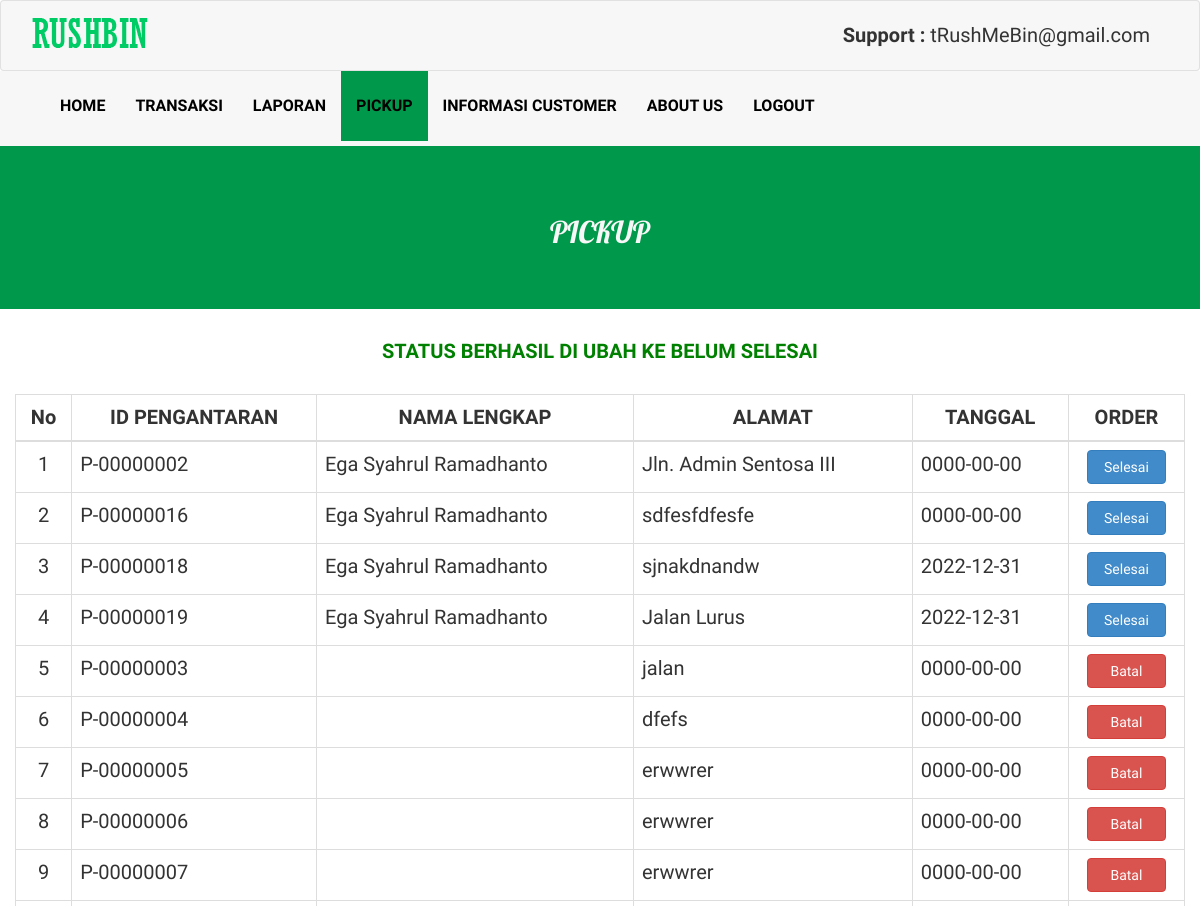
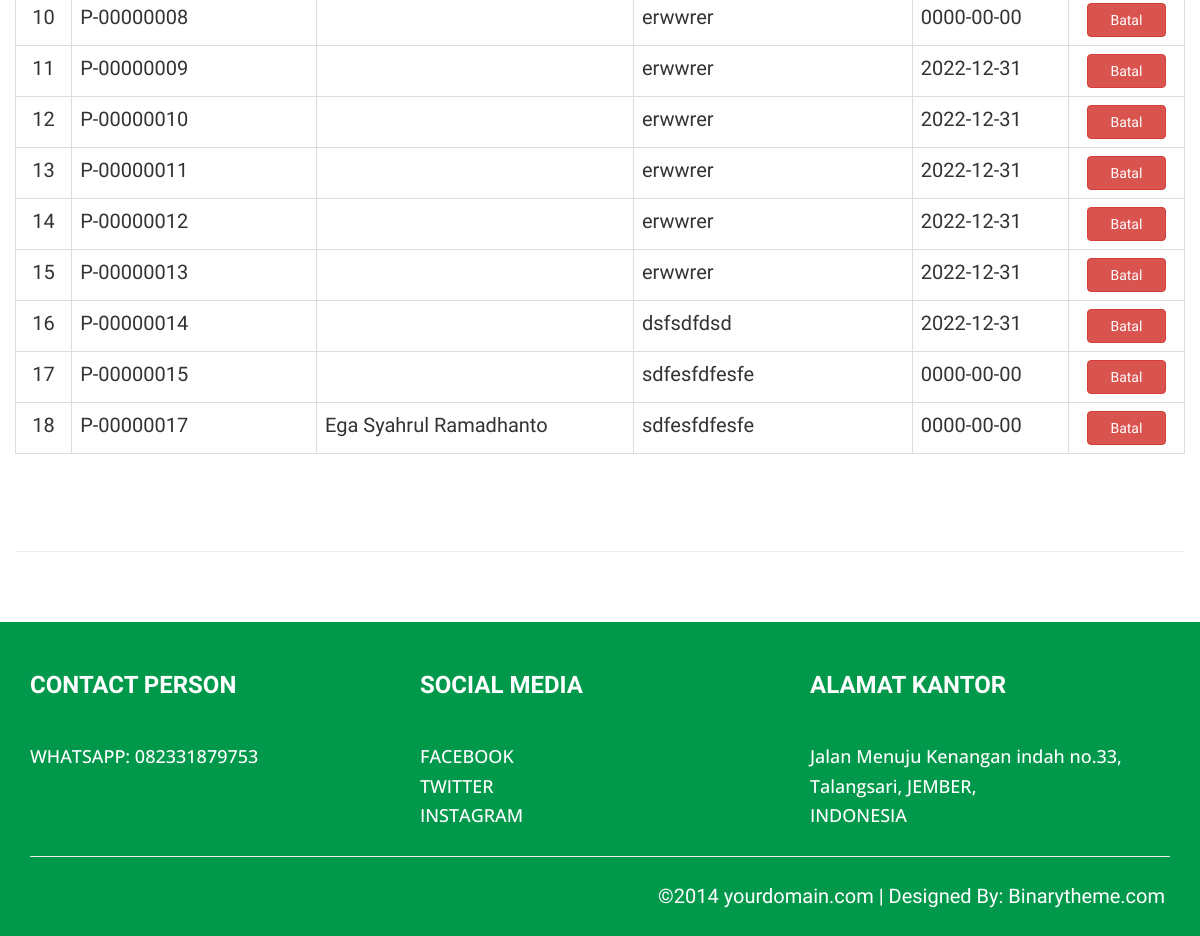
Screenshot of /pickup.php?pesan=status_notcomplete-succesfull (signed in) with the database file from the repository (2 pictures, top to bottom).
### tables this page shows
CREATE TABLE `pickup` (
  `id_pengantaran` varchar(10) NOT NULL,
  `id_pengguna` varchar(7) NOT NULL,
  `nama_lengkap` varchar(50) NOT NULL,
  `alamat` varchar(50) NOT NULL,
  `tanggal` date NOT NULL,
  `status` enum('1','2') NOT NULL,
  `gambar1` varchar(100) NOT NULL,
  `gambar2` varchar(100) NOT NULL,
  `gambar3` varchar(100) NOT NULL,
  `deskripsi` varchar(500) NOT NULL
);

### Web/pickup.php (the view, shortened to what this page needs)
<!DOCTYPE html>
<html xmlns="http://www.w3.org/1999/xhtml">
<head>
    <link href="assets/css/bootstrap.css" rel="stylesheet" />
    <link href="assets/css/font-awesome.css" rel="stylesheet" />
    <link href="assets/css/animate.css" rel="stylesheet" />
    <link href="assets/css/flexslider.css" rel="stylesheet" />
    <link href="assets/css/style_copy.css" rel="stylesheet" />
    <link rel="stylesheet" type="text/css" href="assets/js/datatabel/media/css/jquery.dataTables.css">
</head>
<body>
    <div class="navbar navbar-inverse set-radius-zero">
        <div class="container">
            <div class="navbar-header">
                <a class="navbar-brand" href="home.php">
                    <img src="assets/img/portfolio/logo1.png" />
                </a>
            </div>
            <div class="right-div">
                <strong>Support : </strong> tRushMeBin@gmail.com
            </div>
        </div>
    </div>
    <section class="menu-section">
        <div class="container">
            <div class="row ">
                <div class="col-md-12">
                    <div class="navbar-collapse collapse ">
                        <ul id="menu-top" class="nav navbar-nav navbar-left">
                            <li><a href="home.php">HOME</a></li>
                            <li><a href="transaksi.php">TRANSAKSI</a></li>
                            <li><a href="laporan.php">LAPORAN</a></li>
                            <li><a href="pickup.php" class="menu-top-active">PICKUP</a></li>
                            <li><a href="customer.php">INFORMASI CUSTOMER</a></li>
                            <li><a href="about.php">ABOUT US</a></li>
                            <li><a href="logout.php">LOGOUT</a></li>
                        </ul>
                    </div>
                </div>
            </div>
        </div>
    </section>
    <div class="below-slideshow">
        <div class="container">
            <div class="row">
                <div class="col-lg-12 col-md-12 col-sm-12 col-xs-12">
                    <div class="txt-block">
                        <h1 class="head-line">PICKUP</h1>
                    </div>
                </div>
            </div>
        </div>
    </div>
    <div class="container">
        <div class="row">
            <div>
                <?php
                                if (isset($_GET['pesan'])) {
                                    if ($_GET['pesan'] == "status_complete-succesfull") {
                                ?>
                <div class="warning text-center" style="color: green; font-weight: 900;">
                    <?php echo "STATUS BERHASIL DI UBAH KE SELESAI"; ?>
                </div>
                <?php
                                    } elseif ($_GET['pesan'] == "status_notcomplete-succesfull") {
                                        ?>
                        <div class="warning text-center" style="color: green; font-weight: 900;">
                            <?php echo "STATUS BERHASIL DI UBAH KE BELUM SELESAI"; ?>
                        </div>
                        <?php
                                    }
                                }
                                ?>
                <table border="1" class="table table-bordered" style="width: 100%;">
                    <thead class="thead-dark">
                        <tr>
                            <th class="tbl text-center">No</th>
                            <th class="tbl text-center">ID PENGANTARAN</th>
                            <th class="tbl text-center">NAMA LENGKAP</th>
                            <th class="tbl text-center">ALAMAT</th>
                            <th class="tbl text-center">TANGGAL</th>
                            <th class="tbl text-center">ORDER</th>
                        </tr>
                    </thead>
                    <tbody>
                        <?php
                    include 'koneksi.php';
                    $sql = "SELECT * FROM pickup ORDER BY status ASC;";
                    $hasil = mysqli_query($koneksi,$sql);
                    $nomer = 1;
                    while($data = mysqli_fetch_array($hasil,MYSQLI_ASSOC)){
                    ?>
                        <tr>
                            <td class="no text-center"><?php echo $nomer++; ?></td>
                            <td><?php echo $data['id_pengantaran']; ?></td>
                            <td><?php echo $data['nama_lengkap']; ?></td>
                            <td><?php echo $data['alamat']; ?></td>
                            <td><?php echo $data['tanggal']; ?></td>
                            <?php
                        if ($data['status']==1) {
                        ?>
                            <td class="tbl text-center">
                                <a href="cek_pickup_selesai.php?id_pengantaran=<?php echo $data['id_pengantaran']; ?>">
                                    <input type="button" class="btn btn-primary" value="Selesai" style="width: 80%;"></a>
                            </td>
                            <?php
                        } elseif ($data['status']==2) {
                            ?>
                            <td class="tbl text-center">
                                <a href="cek_pickup_batal.php?id_pengantaran=<?php echo $data['id_pengantaran']; ?>">
                                    <input type="button" class="btn btn-danger" value="Batal" style="width: 80%;"></a>
                            </td>
                            <?php
                        }
                        ?>
                        </tr>
                        <?php
                    }
                    ?>
                    </tbody>
                </table>
                <hr>
            </div>
        </div>
    </div>
    <div class="footer-sec">
    <div class="container">
        <div class="row">
            <div class="col-lg-4 col-md-4 col-sm-4 col-xs-12 social-div">
                <h3> <strong>CONTACT PERSON</strong> </h3>
                <br />
                <a href="https://wa.me/6282331879753">
                    <h4>WHATSAPP: 082331879753 </h4>
                </a>
            </div>
            <div class="col-lg-4 col-md-4 col-sm-4 col-xs-12 social-div">
                <h3> <strong>SOCIAL MEDIA</strong> </h3>
                <br />
                <a href="http://www.facebook.com/">
                    <h4>FACEBOOK </h4>
                </a>
                <a href="http://www.twitter.com/">
                    <h4>TWITTER </h4>
                </a>
                <a href="http://www.instagram.com/">
                    <h4>INSTAGRAM </h4>
                </a>
            </div>
            <div class="col-lg-4 col-md-4 col-sm-4 col-xs-12">
                <h3> <strong>ALAMAT KANTOR</strong> </h3>
                <br />
                <h4>Jalan Menuju Kenangan indah no.33,</h4>
                <h4>Talangsari, JEMBER,</h4>
                <h4>INDONESIA</h4>
            </div>
        </div>
        <div class="row">
            <div class="col-lg-12 col-md-12 col-sm-12 col-xs-12">
                <hr />
                <div style="text-align:right;padding:5px;">
                    &copy;2014 yourdomain.com | <a href="http://www.binarytheme.com/" style="color:#fff;"
                        target="_blank">Designed By: Binarytheme.com</a>
                </div>
            </div>
        </div>
    </div>
</div>
</body>
</html>

### Web/assets/css/style_copy.css (style rules this page uses)
h1,h2,h4 { font-family: 'Open Sans', sans-serif; }
.head-line { font-weight:500; text-align:center; text-transform:uppercase; font-size:30px; font-family: 'Lobster', cursive; }
.right-div { float: right; padding: 20px; font-size:20px; }
#menu-top a { color:#000; text-decoration:none; font-weight:500; padding: 25px 15px 25px 15px; text-transform:uppercase; font-size:16px; font-weight:900; }
.menu-section { background-color: #f7f7f7; border-bottom:5px solid #f7f7f7; width:100% }
.menu-top-active { background-color:#00994c; color:#f7f7f7; }
.navbar-inverse { background-color: #f7f7f7; border-color: rgba(155, 153, 153, 0.23); }
.navbar { min-height: 70px; margin-bottom: 0px; }
.below-slideshow { color:#f7f7f7; background:#00994c; padding-bottom:50px; }
.below-slideshow .txt-block { padding-top:50px; }
.footer-sec { margin-top:50px; padding-top:30px; color:#fff; background:#00994c; padding-bottom:20px; }
.social-div a,a:hover { color:#fff; text-decoration:none; }

### rows the page displays
pickup: id_pengantaran "P-00000002", nama_lengkap "Ega Syahrul Ramadhanto", alamat "Jln. Admin Sentosa III", tanggal "0000-00-00"
pickup: id_pengantaran "P-00000016", nama_lengkap "Ega Syahrul Ramadhanto", alamat "sdfesfdfesfe", tanggal "0000-00-00"
pickup: id_pengantaran "P-00000018", nama_lengkap "Ega Syahrul Ramadhanto", alamat "sjnakdnandw", tanggal "2022-12-31"
pickup: id_pengantaran "P-00000019", nama_lengkap "Ega Syahrul Ramadhanto", alamat "Jalan Lurus", tanggal "2022-12-31"
pickup: id_pengantaran "P-00000003", alamat "jalan", tanggal "0000-00-00"
pickup: id_pengantaran "P-00000004", alamat "dfefs", tanggal "0000-00-00"
pickup: id_pengantaran "P-00000005", alamat "erwwrer", tanggal "0000-00-00"
pickup: id_pengantaran "P-00000006", alamat "erwwrer", tanggal "0000-00-00"
pickup: id_pengantaran "P-00000007", alamat "erwwrer", tanggal "0000-00-00"
pickup: id_pengantaran "P-00000008", alamat "erwwrer", tanggal "0000-00-00"
pickup: id_pengantaran "P-00000009", alamat "erwwrer", tanggal "2022-12-31"
pickup: id_pengantaran "P-00000010", alamat "erwwrer", tanggal "2022-12-31"
pickup: id_pengantaran "P-00000011", alamat "erwwrer", tanggal "2022-12-31"
pickup: id_pengantaran "P-00000012", alamat "erwwrer", tanggal "2022-12-31"
pickup: id_pengantaran "P-00000013", alamat "erwwrer", tanggal "2022-12-31"
pickup: id_pengantaran "P-00000014", alamat "dsfsdfdsd", tanggal "2022-12-31"
pickup: id_pengantaran "P-00000015", alamat "sdfesfdfesfe", tanggal "0000-00-00"
pickup: id_pengantaran "P-00000017", nama_lengkap "Ega Syahrul Ramadhanto", alamat "sdfesfdfesfe", tanggal "0000-00-00"
